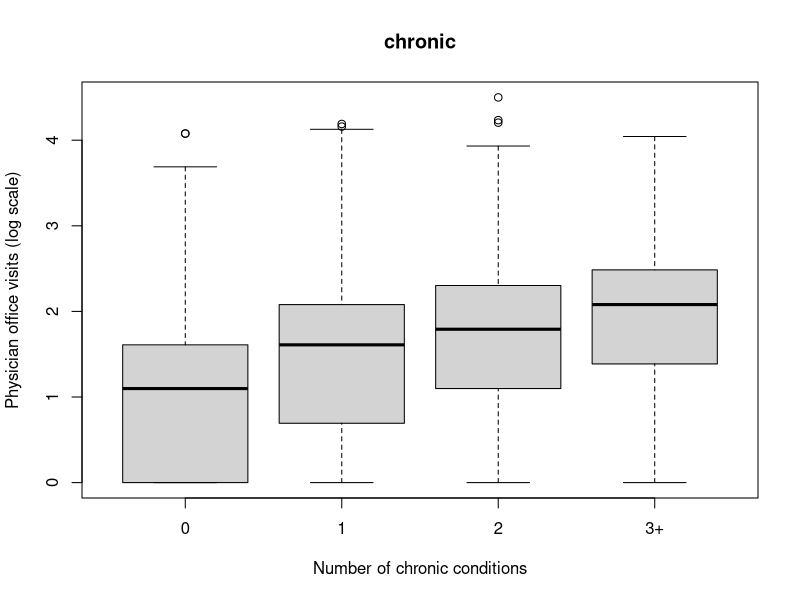
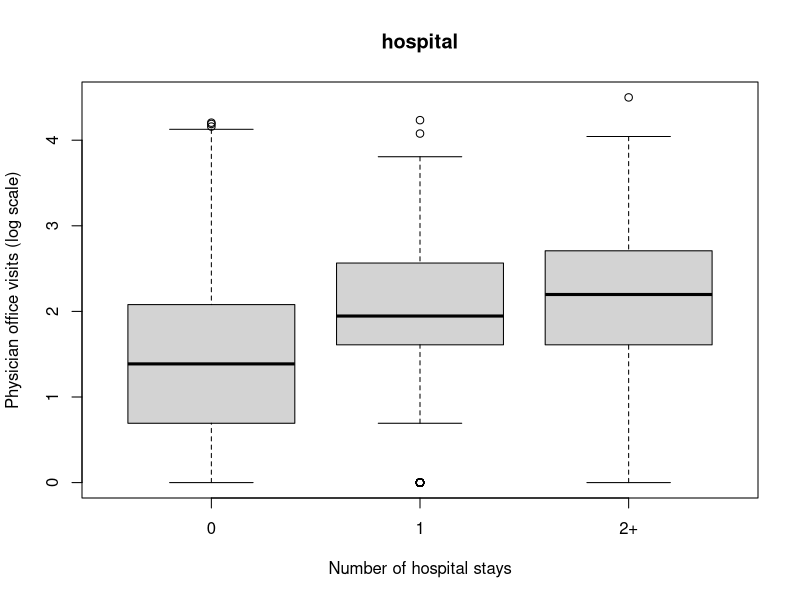

Write R code to recreate these figures, in order.
library(vcdExtra)


### Name: cutfac
### Title: Cut a Numeric Variable to a Factor
### Aliases: cutfac
### Keywords: manip

### ** Examples

if (require(AER)) {
data("NMES1988", package="AER")
nmes <- NMES1988[, c(1, 6:8, 13, 15, 18)]

plot(log(visits+1) ~ cutfac(chronic), data = nmes,
  ylab = "Physician office visits (log scale)", 
  xlab = "Number of chronic conditions", main = "chronic")

plot(log(visits+1) ~ cutfac(hospital, c(0:2, 8)), data = nmes,
  ylab = "Physician office visits (log scale)", 
  xlab = "Number of hospital stays", main = "hospital")
}
